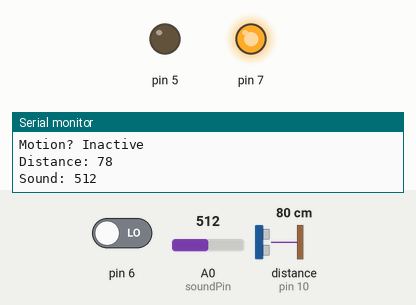
Simulated run of this sketch. Board: Arduino Leonardo, built with avr-gcc and run on an emulated ATmega32U4. Shown: output pins drawn as LEDs (lit = HIGH), the last lines printed to the serial monitor. Wiring (inferred from the names in the program): ultrasonic range finder: trigger pin 9; echo pin 10. Inputs (shaded band) come from the test bench; at power-on: pin 6 LOW, distance to the obstacle (sensor on pin 10) 80 cm, A0 (soundPin) = 512. The echo pulse lasts 58.3 µs per cm; the local clock reads 2024-03-15 10:24:30 at power-on unless the sketch sets it; pins used as bus, display or sensor lines are not drawn.

Above: at 1.3 s.
1.4 s: pin 6 driven HIGH
3.5 s: distance to the obstacle (sensor on pin 10) set to 57 cm
5.0 s: distance to the obstacle (sensor on pin 10) set to 48 cm
At 5.7 s:
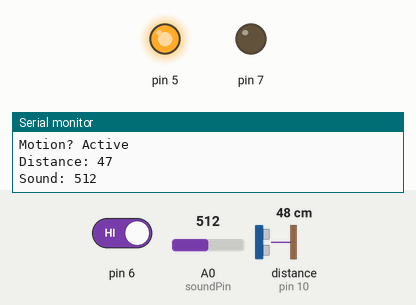
6.6 s: distance to the obstacle (sensor on pin 10) set to 60 cm
At 7.7 s:
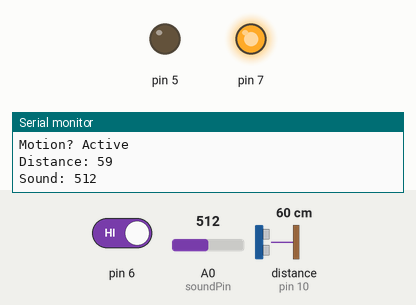
8.1 s: distance to the obstacle (sensor on pin 10) set to 2 cm
At 8.4 s:
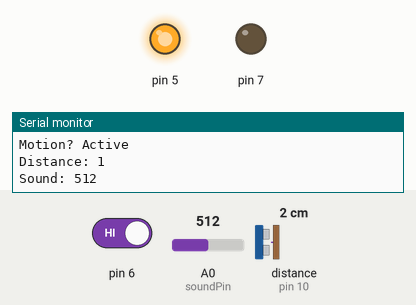
Timing chart, 0 to 10.6 s (numbered marks = the images above; inputs shaded):
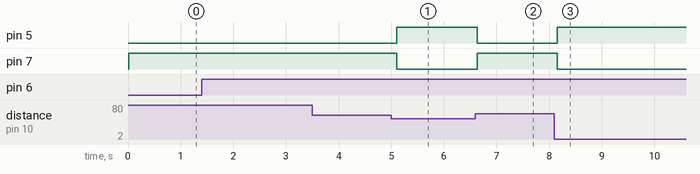

The sketch:

DFrobot_motion.ino
```cpp
#include <RTClib.h>


RTC_PCF8523 rtc;

const int trigPin = 9;
const int echoPin = 10;
long duration;
int distance;

int soundPin = A0;
int sensorValue = 0;

void setup() {

  while (!Serial) {
    delay(1);  // for Leonardo/Micro/Zero
  }

  Serial.begin(57600);
  if (! rtc.begin()) {
    Serial.println("Couldn't find RTC");
    while (1);
  }

  if (! rtc.initialized()) {
    Serial.println("RTC is NOT running!");
    // following line sets the RTC to the date & time this sketch was compiled
    rtc.adjust(DateTime(F(__DATE__), F(__TIME__)));
    // This line sets the RTC with an explicit date & time, for example to set
    // January 21, 2014 at 3am you would call:
    // rtc.adjust(DateTime(2014, 1, 21, 3, 0, 0));
  }
  // put your setup code here, to run once:
  pinMode(5, OUTPUT);
  pinMode(7, OUTPUT);
  pinMode(6, INPUT);
  pinMode(trigPin, OUTPUT);
  pinMode(echoPin, INPUT);
  Serial.begin(9600);
}

void loop() {
  sensorValue = analogRead (soundPin);
  String actin;
  digitalWrite(trigPin, LOW);
  delayMicroseconds(2);
  // Sets the trigPin on HIGH state for 10 micro seconds
  digitalWrite(trigPin, HIGH);
  delayMicroseconds(10);
  digitalWrite(trigPin, LOW);
  // Reads the echoPin, returns the sound wave travel time in microseconds
  duration = pulseIn(echoPin, HIGH);
  // Calculating the distance
  distance= duration*0.034/2;
  // Prints the distance on the Serial Monitor
  DateTime now = rtc.now();

  Serial.print(now.year(), DEC);
  Serial.print('/');
  Serial.print(now.month(), DEC);
  Serial.print('/');
  Serial.print(now.day(), DEC);
  Serial.print(" ");
  Serial.print(now.hour(), DEC);
  Serial.print(':');
  Serial.print(now.minute(), DEC);
  Serial.print(':');
  Serial.print(now.second(), DEC);
  Serial.print(" -> ");
  if (digitalRead(6) == HIGH) {
    actin = "Active";
  }else {
    actin = "Inactive";
  }
  // put your main code here, to run repeatedly:
  if (digitalRead(6) == HIGH && distance <= 50 && sensorValue >=  38) {
    digitalWrite(7, LOW);
    digitalWrite(5, HIGH);
    Serial.println("Active");
  }
  else {
    digitalWrite(5, LOW);
    digitalWrite(7, HIGH);
    Serial.println("Inactive");
  }
  Serial.print("Motion? ");
  Serial.println(actin);
  Serial.print("Distance: ");
  Serial.println(distance);
  Serial.print("Sound: ");
  Serial.println (sensorValue, DEC);
  delay(500);
}
```

Measured:
- the behaviour switches between 52 and 51 cm on distance to the obstacle (sensor on pin 10) (found by bisection; images 0 and 1)
- after the input at 5.0 s, pin 5: LOW → HIGH after 0.11 s; pin 7: HIGH → LOW after 0.11 s
- after the input at 6.6 s, pin 5: HIGH → LOW at once; pin 7: LOW → HIGH at once
- after the input at 8.1 s, pin 5: LOW → HIGH after 0.05 s; pin 7: HIGH → LOW after 0.05 s
